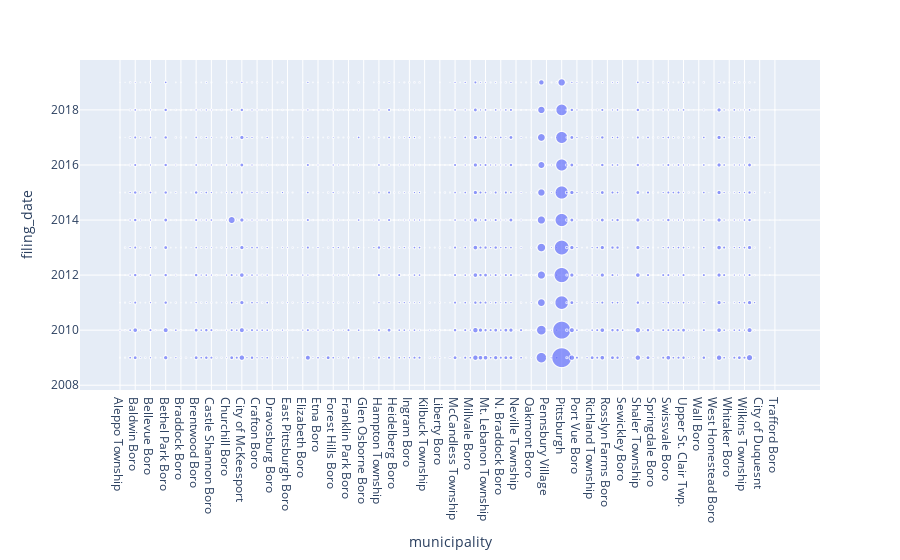

The notebook cell this image was saved under:
### Markdown cell above
### Plot the relationship between filing date and municipality

### Code cell
# Create scatter plot
px.scatter(foreclosures_grp, x='municipality', y='filing_date',
          size='amount')

### Figure 1 — Plotly figure (JSON) as saved in the notebook; plotly's stock layout.template omitted (floating-point values rounded to 4 significant figures; data arrays with more than 128 entries replaced by an {"elided": "..."} marker saying what was removed)
{"data": [{"hovertemplate": "municipality=%{x}<br>filing_date=%{y}<br>amount=%{marker.size}<extra></extra>", "legendgroup": "", "marker": {"color": "#636efa", "size": {"elided": "1308 int values"}, "sizemode": "area", "sizeref": 3.155, "symbol": "circle"}, "mode": "markers", "name": "", "showlegend": false, "type": "scattergl", "x": {"elided": "1308 str values"}, "xaxis": "x", "y": {"elided": "1308 int values"}, "yaxis": "y"}], "layout": {"autosize": true, "legend": {"itemsizing": "constant", "tracegroupgap": 0}, "margin": {"t": 60}, "xaxis": {"anchor": "y", "autorange": true, "domain": [0, 1], "range": [-8.344, 138.3], "title": {"text": "municipality"}, "type": "category"}, "yaxis": {"anchor": "x", "autorange": true, "domain": [0, 1], "range": [2007.0, 2020.0], "title": {"text": "filing_date"}, "type": "linear"}}}
